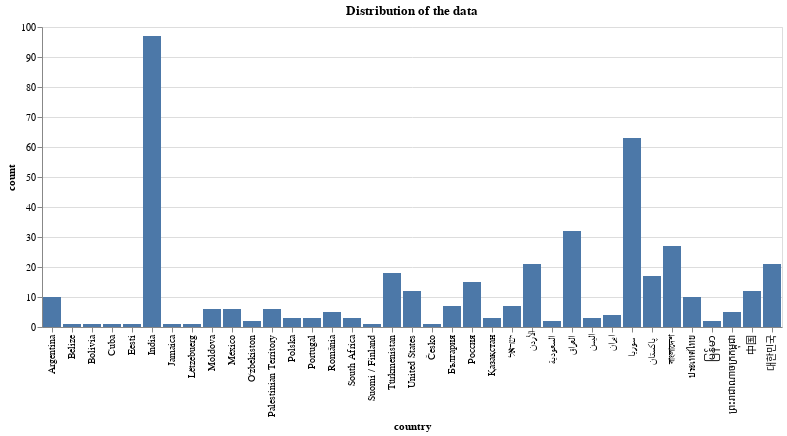

The cell this chart's notebook holds for it:
### Code cell
# COUNTRY DISTRIBUTION
country_distrib = metadata.groupby('country').agg(count=('date', 'count')).reset_index()
country_distrib = country_distrib.sort_values(by='count', ascending=False)
hist_country = alt.Chart(country_distrib.sort_values(by='count')).mark_bar().encode(
    x='country:N',
    y=alt.Y('count:Q')
)

hist_country.properties(title='Distribution of the data')

### Figure 1 — Vega-Lite specification as saved in the notebook (floating-point values rounded to 4 significant figures)
{"config": {"view": {"continuousWidth": 400, "continuousHeight": 300}}, "data": {"name": "data-c9160c6364eb9ae2215c169e450f9f53"}, "mark": "bar", "encoding": {"x": {"field": "country", "type": "nominal"}, "y": {"field": "count", "type": "quantitative"}}, "title": "Distribution of the data", "$schema": "https://vega.github.io/schema/vega-lite/v4.17.0.json", "datasets": {"data-c9160c6364eb9ae2215c169e450f9f53": [{"country": "Bolivia", "count": 1}, {"country": "Lëtzebuerg", "count": 1}, {"country": "Belize", "count": 1}, {"country": "Jamaica", "count": 1}, {"country": "Česko", "count": 1}, {"country": "Cuba", "count": 1}, {"country": "Suomi / Finland", "count": 1}, {"country": "Eesti", "count": 1}, {"country": "Oʻzbekiston", "count": 2}, {"country": "السعودية", "count": 2}, {"country": "မြန်မာ", "count": 2}, {"country": "South Africa", "count": 3}, {"country": "Қазақстан", "count": 3}, {"country": "اليمن", "count": 3}, {"country": "Polska", "count": 3}, {"country": "Portugal", "count": 3}, {"country": "ایران", "count": 4}, {"country": "ព្រះរាជាណាចក្រកម្ពុជា", "count": 5}, {"country": "România", "count": 5}, {"country": "Palestinian Territory", "count": 6}, {"country": "México", "count": 6}, {"country": "Moldova", "count": 6}, {"country": "ישראל", "count": 7}, {"country": "България", "count": 7}, {"country": "ประเทศไทย", "count": 10}, {"country": "Argentina", "count": 10}, {"country": "United States", "count": 12}, {"country": "中国", "count": 12}, {"country": "Россия", "count": 15}, {"country": "پاکستان", "count": 17}, {"country": "Türkmenistan", "count": 18}, {"country": "الأردن", "count": 21}, {"country": "대한민국", "count": 21}, {"country": "বাংলাদেশ", "count": 27}, {"country": "العراق", "count": 32}, {"country": "سوريا", "count": 63}, {"country": "India", "count": 97}]}}
